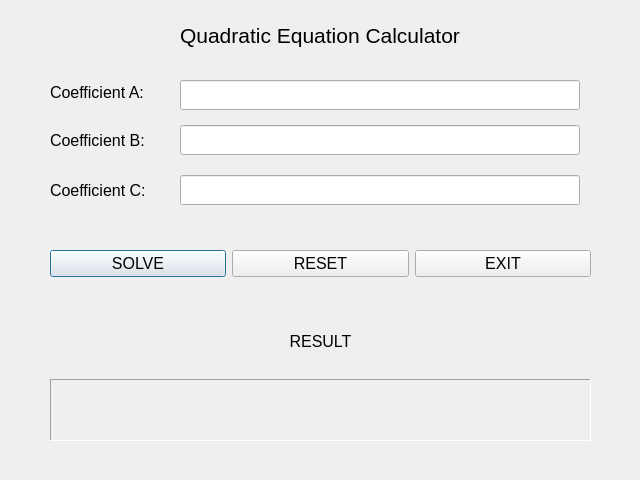
<?xml version="1.0" encoding="UTF-8"?>
<ui version="4.0">
 <class>Dialog</class>
 <widget class="QDialog" name="Dialog">
  <property name="geometry">
   <rect>
    <x>0</x>
    <y>0</y>
    <width>640</width>
    <height>480</height>
   </rect>
  </property>
  <property name="windowTitle">
   <string>Dialog</string>
  </property>
  <widget class="QLabel" name="label_4">
   <property name="geometry">
    <rect>
     <x>120</x>
     <y>20</y>
     <width>400</width>
     <height>30</height>
    </rect>
   </property>
   <property name="font">
    <font>
     <pointsize>16</pointsize>
    </font>
   </property>
   <property name="text">
    <string>Quadratic Equation Calculator</string>
   </property>
   <property name="alignment">
    <set>Qt::AlignCenter</set>
   </property>
  </widget>
  <widget class="QWidget" name="horizontalLayoutWidget">
   <property name="geometry">
    <rect>
     <x>50</x>
     <y>220</y>
     <width>541</width>
     <height>88</height>
    </rect>
   </property>
   <layout class="QHBoxLayout" name="horizontalLayout">
    <item>
     <widget class="QPushButton" name="solve">
      <property name="font">
       <font>
        <pointsize>12</pointsize>
       </font>
      </property>
      <property name="cursor">
       <cursorShape>PointingHandCursor</cursorShape>
      </property>
      <property name="text">
       <string>SOLVE</string>
      </property>
     </widget>
    </item>
    <item>
     <widget class="QPushButton" name="clear">
      <property name="font">
       <font>
        <pointsize>12</pointsize>
       </font>
      </property>
      <property name="cursor">
       <cursorShape>PointingHandCursor</cursorShape>
      </property>
      <property name="text">
       <string>RESET</string>
      </property>
     </widget>
    </item>
    <item>
     <widget class="QPushButton" name="exit">
      <property name="font">
       <font>
        <pointsize>12</pointsize>
       </font>
      </property>
      <property name="cursor">
       <cursorShape>PointingHandCursor</cursorShape>
      </property>
      <property name="text">
       <string>EXIT</string>
      </property>
     </widget>
    </item>
   </layout>
  </widget>
  <widget class="QWidget" name="verticalLayoutWidget">
   <property name="geometry">
    <rect>
     <x>50</x>
     <y>310</y>
     <width>541</width>
     <height>131</height>
    </rect>
   </property>
   <layout class="QVBoxLayout" name="verticalLayout">
    <item>
     <widget class="QLabel" name="label_5">
      <property name="font">
       <font>
        <pointsize>12</pointsize>
       </font>
      </property>
      <property name="text">
       <string>RESULT</string>
      </property>
      <property name="alignment">
       <set>Qt::AlignCenter</set>
      </property>
     </widget>
    </item>
    <item>
     <widget class="QLabel" name="result">
      <property name="font">
       <font>
        <pointsize>12</pointsize>
       </font>
      </property>
      <property name="cursor">
       <cursorShape>IBeamCursor</cursorShape>
      </property>
      <property name="frameShape">
       <enum>QFrame::Panel</enum>
      </property>
      <property name="frameShadow">
       <enum>QFrame::Sunken</enum>
      </property>
      <property name="text">
       <string/>
      </property>
      <property name="alignment">
       <set>Qt::AlignCenter</set>
      </property>
     </widget>
    </item>
   </layout>
  </widget>
  <widget class="QLineEdit" name="coe_1">
   <property name="geometry">
    <rect>
     <x>180</x>
     <y>80</y>
     <width>400</width>
     <height>30</height>
    </rect>
   </property>
   <property name="font">
    <font>
     <pointsize>12</pointsize>
    </font>
   </property>
   <property name="contextMenuPolicy">
    <enum>Qt::DefaultContextMenu</enum>
   </property>
   <property name="layoutDirection">
    <enum>Qt::LeftToRight</enum>
   </property>
   <property name="text">
    <string/>
   </property>
   <property name="echoMode">
    <enum>QLineEdit::Normal</enum>
   </property>
   <property name="alignment">
    <set>Qt::AlignCenter</set>
   </property>
  </widget>
  <widget class="QLabel" name="label">
   <property name="geometry">
    <rect>
     <x>50</x>
     <y>80</y>
     <width>119</width>
     <height>24</height>
    </rect>
   </property>
   <property name="font">
    <font>
     <pointsize>12</pointsize>
    </font>
   </property>
   <property name="text">
    <string>Coefficient A:</string>
   </property>
  </widget>
  <widget class="QLabel" name="label_2">
   <property name="geometry">
    <rect>
     <x>50</x>
     <y>125</y>
     <width>119</width>
     <height>30</height>
    </rect>
   </property>
   <property name="font">
    <font>
     <pointsize>12</pointsize>
    </font>
   </property>
   <property name="text">
    <string>Coefficient B:</string>
   </property>
  </widget>
  <widget class="QLabel" name="label_3">
   <property name="geometry">
    <rect>
     <x>50</x>
     <y>175</y>
     <width>119</width>
     <height>30</height>
    </rect>
   </property>
   <property name="font">
    <font>
     <pointsize>12</pointsize>
    </font>
   </property>
   <property name="text">
    <string>Coefficient C:</string>
   </property>
  </widget>
  <widget class="QLineEdit" name="coe_2">
   <property name="geometry">
    <rect>
     <x>180</x>
     <y>125</y>
     <width>400</width>
     <height>30</height>
    </rect>
   </property>
   <property name="font">
    <font>
     <pointsize>12</pointsize>
    </font>
   </property>
   <property name="text">
    <string/>
   </property>
   <property name="echoMode">
    <enum>QLineEdit::Normal</enum>
   </property>
   <property name="alignment">
    <set>Qt::AlignCenter</set>
   </property>
  </widget>
  <widget class="QLineEdit" name="coe_3">
   <property name="geometry">
    <rect>
     <x>180</x>
     <y>175</y>
     <width>400</width>
     <height>30</height>
    </rect>
   </property>
   <property name="font">
    <font>
     <pointsize>12</pointsize>
    </font>
   </property>
   <property name="text">
    <string/>
   </property>
   <property name="alignment">
    <set>Qt::AlignCenter</set>
   </property>
  </widget>
 </widget>
 <resources/>
 <connections/>
</ui>
